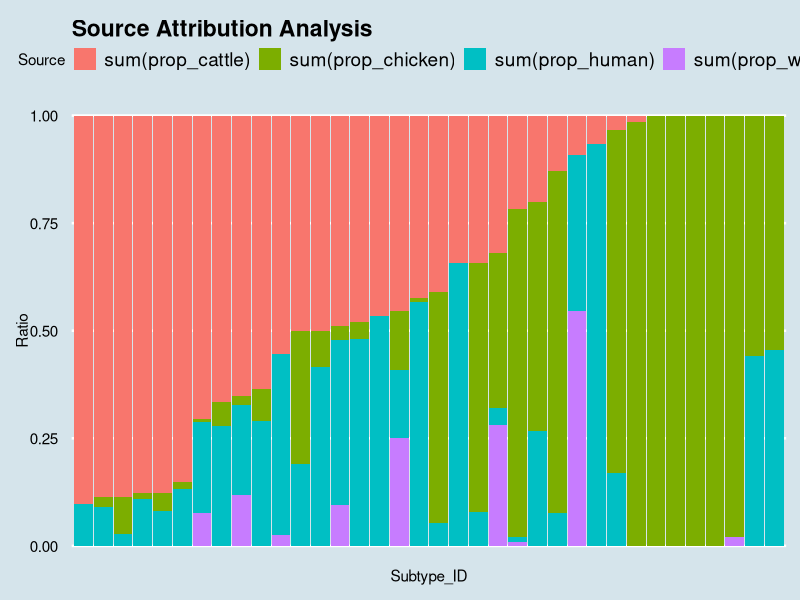

This figure's R source:
# Source attribution for Campy Isolates
library(tidyverse)
library(ggthemes)

### Need to implement the 'here' library
# set a working directory (windows - maybe switch to check linux)
setwd("C:/Users/richa/Documents/R/source_attribution")

# read in the raw data file
### Change to readr function read_csv
data <- read_csv("source_attribution_data.csv")

# group by Subtype ID, then remove all subtypes where there are less
# than 5 samples. Create ratio columns using mutate()
data <- group_by(data, Subtype_ID) %>%
  mutate(subtype_count = n()) %>%
  filter(subtype_count > 24) %>%
  mutate(prop_chicken = 0, prop_human = 0,
         prop_cattle = 0, prop_water = 0,
         human_count = 0, other_count = 0)

# iterate through the data table and calculate the ratios for each
# source type. These are in the row for each sample (individual)
for (i in 1:nrow(data)) {
  if (data$Source[i] == "Chicken") {
    data$prop_chicken[i] = 1/data$subtype_count[i]
    data$other_count[i] = 1
  } else if (data$Source[i] == "Human") {
    data$prop_human[i] = 1/data$subtype_count[i]
    data$human_count[i] = 1
  } else if (data$Source[i] == "Cattle") {
    data$prop_cattle[i] = 1/data$subtype_count[i]
    data$other_count[i] = 1
  } else if (data$Source[i] == "Water") {
    data$prop_water[i] = 1/data$subtype_count[i]
    data$other_count[i] = 1
  } else {
    print("ERROR, row", i)
  }
}

# get the unique Subtype.IDs and sum of the source ratios for each
ggdata <- summarize(data, unique(Subtype_ID), sum(prop_chicken),
                    sum(prop_human), sum(prop_cattle), 
                    sum(prop_water), sum(human_count), 
                    sum(other_count))

# sort according to chicken, human, cattle, then water
ggdata <- arrange(ggdata, desc(`sum(prop_cattle)`),
                  desc(`sum(prop_chicken)`),
                  desc(`sum(prop_human)`),
                  desc(`sum(prop_water)`))


# used as a guide during the data processing, not necessary in final code
# View(ggdata)

## Attempting to use pivot to format ggdata
source_prop <- pivot_longer(ggdata, starts_with('sum(prop'),
                           names_to = "Source", values_to = "Ratio") %>%
  select(-Subtype_ID) %>%
  rename(Subtype_ID = `unique(Subtype_ID)`)

source_prop$Subtype_ID <- as.character(source_prop$Subtype_ID)

source_prop <- mutate(source_prop, Subtype_ID = factor(
  Subtype_ID, levels=unique(Subtype_ID)))


g <- ggplot(source_prop, aes(x = Subtype_ID, y = Ratio, fill=Source)) +
  geom_bar(stat = "identity", width = 0.95) +
  ggtitle("Source Attribution Analysis") + 
  theme_economist() +
  theme(axis.text.x = element_blank(), axis.ticks.x = element_blank(),
        axis.line.x = element_blank())

g

# Now for the 2nd figure - the assignment
# >>A bubble graph showing the degree of non-human
# and human source association among chicken subtypes.
# In our case, for a bubble graph, we would be 
# interested in the ratio of human vs other.
# need proportion of human for y-axis
# need ratio of human vs. other for x-axis

# both can be obtained from ggdata...
# ratio human is already calculated
# ratio_human vs other is number of human sources vs NON-HUMAN
# ie. if no human --> add to other
# if human (any) --> count in human
# ratio is other vs human??? or human vs other??
# had already done this.
## needs to go back a bit farther





